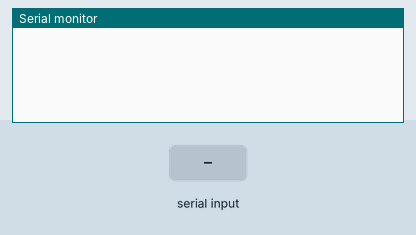
This sketch was run on a simulated Arduino Uno, built with avr-gcc and run on an emulated ATmega328P. Shown: the last lines printed to the serial monitor. The inputs (shaded band) are chosen by the test bench.

Above: at 1.2 s.
1.3 s: "90,45\n" received over Serial
At 2.1 s:
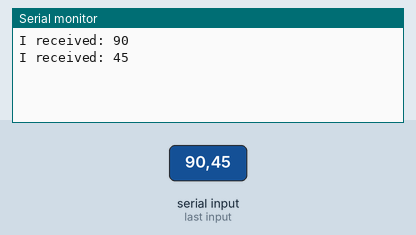
2.8 s: "30,150\n" received over Serial
At 5.2 s:
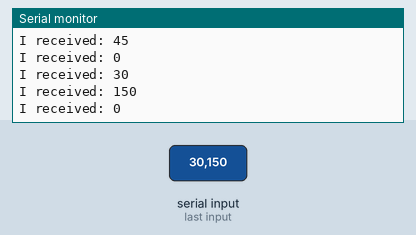
Timing chart, 0 to 6.7 s (numbered marks = the images above; inputs shaded):
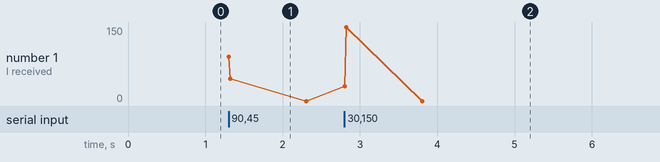

Measured:
- after the input at 1.3 s, the serial monitor: prints a new line at once (image 1)
- after the input at 2.8 s, the serial monitor: prints a new line at once (image 2)

The sketch:

userinputexample.ino
```cpp
int incomingheading = 0;   // for incoming serial data

void setup() {
        Serial.begin(9600);     // opens serial port, sets data rate to 9600 bps
}

void loop() {

        // send data only when you receive data:
        if (Serial.available() > 0) {
                // read the incoming byte:
                incomingheading = Serial.parseFloat();

                // say what you got:
                Serial.print("I received: ");
                Serial.println(incomingheading, DEC);
        }
}
```
